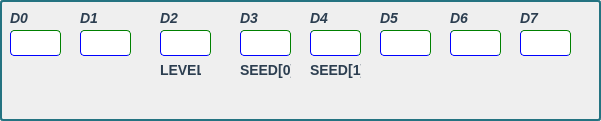
    <widget class="QGroupBox" name="groupBox_18">
     <property name="geometry">
      <rect>
       <x>220</x>
       <y>310</y>
       <width>601</width>
       <height>121</height>
      </rect>
     </property>
     <property name="styleSheet">
      <string notr="true">QGroupBox { 
     border: 2px solid #247381; 
     border-radius: 3px; 
 } </string>
     </property>
     <property name="title">
      <string/>
     </property>
     <widget class="QLineEdit" name="SAR0">
      <property name="geometry">
       <rect>
        <x>10</x>
        <y>30</y>
        <width>51</width>
        <height>26</height>
       </rect>
      </property>
      <property name="font">
       <font>
        <family>Times New Roman</family>
        <pointsize>14</pointsize>
        <bold>true</bold>
       </font>
      </property>
      <property name="styleSheet">
       <string notr="true"> QLineEdit { 
                         border-radius: 4px; 
                         color:rgb(0, 0, 0); 
                         background-color: rgb(255, 255, 255); 
                          border-color:  green green blue blue;border-top-style:none;
border-width: 1px; border-style: solid;} 

QLineEdit:focus { 
                         border-style:outset; 
                         border-width:4px; 
                         border-radius: 4px;
                         border-color: #25C6B2;
                         color:rgb(0, 0, 0); 
                         background-color: #FFFFFF; } </string>
      </property>
      <property name="alignment">
       <set>Qt::AlignCenter</set>
      </property>
     </widget>
     <widget class="QLineEdit" name="SAR1">
      <property name="geometry">
       <rect>
        <x>80</x>
        <y>30</y>
        <width>51</width>
        <height>26</height>
       </rect>
      </property>
      <property name="font">
       <font>
        <family>Times New Roman</family>
        <pointsize>14</pointsize>
        <bold>true</bold>
       </font>
      </property>
      <property name="styleSheet">
       <string notr="true"> QLineEdit { 
                         border-radius: 4px; 
                         color:rgb(0, 0, 0); 
                         background-color: rgb(255, 255, 255); 
                          border-color:  green green blue blue;border-top-style:none;
border-width: 1px; border-style: solid;} 

QLineEdit:focus { 
                         border-style:outset; 
                         border-width:4px; 
                         border-radius: 4px;
                         border-color: #25C6B2;
                         color:rgb(0, 0, 0); 
                         background-color: #FFFFFF; } </string>
      </property>
      <property name="alignment">
       <set>Qt::AlignCenter</set>
      </property>
     </widget>
     <widget class="QLineEdit" name="SARL2">
      <property name="geometry">
       <rect>
        <x>160</x>
        <y>30</y>
        <width>51</width>
        <height>26</height>
       </rect>
      </property>
      <property name="font">
       <font>
        <family>Times New Roman</family>
        <pointsize>14</pointsize>
        <bold>true</bold>
       </font>
      </property>
      <property name="styleSheet">
       <string notr="true"> QLineEdit { 
                         border-radius: 4px; 
                         color:rgb(0, 0, 0); 
                         background-color: rgb(255, 255, 255); 
                          border-color:  green green blue blue;border-top-style:none;
border-width: 1px; border-style: solid;} 

QLineEdit:focus { 
                         border-style:outset; 
                         border-width:4px; 
                         border-radius: 4px;
                         border-color: #25C6B2;
                         color:rgb(0, 0, 0); 
                         background-color: #FFFFFF; } </string>
      </property>
      <property name="alignment">
       <set>Qt::AlignCenter</set>
      </property>
     </widget>
     <widget class="QLineEdit" name="SARS3">
      <property name="geometry">
       <rect>
        <x>240</x>
        <y>30</y>
        <width>51</width>
        <height>26</height>
       </rect>
      </property>
      <property name="font">
       <font>
        <family>Times New Roman</family>
        <pointsize>14</pointsize>
        <bold>true</bold>
       </font>
      </property>
      <property name="styleSheet">
       <string notr="true"> QLineEdit { 
                         border-radius: 4px; 
                         color:rgb(0, 0, 0); 
                         background-color: rgb(255, 255, 255); 
                          border-color:  green green blue blue;border-top-style:none;
border-width: 1px; border-style: solid;} 

QLineEdit:focus { 
                         border-style:outset; 
                         border-width:4px; 
                         border-radius: 4px;
                         border-color: #25C6B2;
                         color:rgb(0, 0, 0); 
                         background-color: #FFFFFF; } </string>
      </property>
      <property name="alignment">
       <set>Qt::AlignCenter</set>
      </property>
     </widget>
     <widget class="QLineEdit" name="SARS4">
      <property name="geometry">
       <rect>
        <x>310</x>
        <y>30</y>
        <width>51</width>
        <height>26</height>
       </rect>
      </property>
      <property name="font">
       <font>
        <family>Times New Roman</family>
        <pointsize>14</pointsize>
        <bold>true</bold>
       </font>
      </property>
      <property name="styleSheet">
       <string notr="true"> QLineEdit { 
                         border-radius: 4px; 
                         color:rgb(0, 0, 0); 
                         background-color: rgb(255, 255, 255); 
                          border-color:  green green blue blue;border-top-style:none;
border-width: 1px; border-style: solid;} 

QLineEdit:focus { 
                         border-style:outset; 
                         border-width:4px; 
                         border-radius: 4px;
                         border-color: #25C6B2;
                         color:rgb(0, 0, 0); 
                         background-color: #FFFFFF; } </string>
      </property>
      <property name="alignment">
       <set>Qt::AlignCenter</set>
      </property>
     </widget>
     <widget class="QLineEdit" name="SAR5">
      <property name="geometry">
       <rect>
        <x>380</x>
        <y>30</y>
        <width>51</width>
        <height>26</height>
       </rect>
      </property>
      <property name="font">
       <font>
        <family>Times New Roman</family>
        <pointsize>14</pointsize>
        <bold>true</bold>
       </font>
      </property>
      <property name="styleSheet">
       <string notr="true"> QLineEdit { 
                         border-radius: 4px; 
                         color:rgb(0, 0, 0); 
                         background-color: rgb(255, 255, 255); 
                          border-color:  green green blue blue;border-top-style:none;
border-width: 1px; border-style: solid;} 

QLineEdit:focus { 
                         border-style:outset; 
                         border-width:4px; 
                         border-radius: 4px;
                         border-color: #25C6B2;
                         color:rgb(0, 0, 0); 
                         background-color: #FFFFFF; } </string>
      </property>
      <property name="alignment">
       <set>Qt::AlignCenter</set>
      </property>
     </widget>
     <widget class="QLineEdit" name="SAR6">
      <property name="geometry">
       <rect>
        <x>450</x>
        <y>30</y>
        <width>51</width>
        <height>26</height>
       </rect>
      </property>
      <property name="font">
       <font>
        <family>Times New Roman</family>
        <pointsize>14</pointsize>
        <bold>true</bold>
       </font>
      </property>
      <property name="styleSheet">
       <string notr="true"> QLineEdit { 
                         border-radius: 4px; 
                         color:rgb(0, 0, 0); 
                         background-color: rgb(255, 255, 255); 
                          border-color:  green green blue blue;border-top-style:none;
border-width: 1px; border-style: solid;} 

QLineEdit:focus { 
                         border-style:outset; 
                         border-width:4px; 
                         border-radius: 4px;
                         border-color: #25C6B2;
                         color:rgb(0, 0, 0); 
                         background-color: #FFFFFF; } </string>
      </property>
      <property name="alignment">
       <set>Qt::AlignCenter</set>
      </property>
     </widget>
     <widget class="QLineEdit" name="SAR7">
      <property name="geometry">
       <rect>
        <x>520</x>
        <y>30</y>
        <width>51</width>
        <height>26</height>
       </rect>
      </property>
      <property name="font">
       <font>
        <family>Times New Roman</family>
        <pointsize>14</pointsize>
        <bold>true</bold>
       </font>
      </property>
      <property name="styleSheet">
       <string notr="true"> QLineEdit { 
                         border-radius: 4px; 
                         color:rgb(0, 0, 0); 
                         background-color: rgb(255, 255, 255); 
                          border-color:  green green blue blue;border-top-style:none;
border-width: 1px; border-style: solid;} 

QLineEdit:focus { 
                         border-style:outset; 
                         border-width:4px; 
                         border-radius: 4px;
                         border-color: #25C6B2;
                         color:rgb(0, 0, 0); 
                         background-color: #FFFFFF; } </string>
      </property>
      <property name="alignment">
       <set>Qt::AlignCenter</set>
      </property>
     </widget>
     <widget class="QLabel" name="label_38">
      <property name="geometry">
       <rect>
        <x>10</x>
        <y>10</y>
        <width>51</width>
        <height>16</height>
       </rect>
      </property>
      <property name="styleSheet">
       <string notr="true"> QLabel {
      color: #2c3e50;
      font-size: 14px;
      font-weight: bold;
    }
</string>
      </property>
      <property name="text">
       <string>&lt;html&gt;&lt;head/&gt;&lt;body&gt;&lt;p&gt;&lt;span style=&quot; font-weight:700; font-style:italic;&quot;&gt;D0&lt;/span&gt;&lt;/p&gt;&lt;/body&gt;&lt;/html&gt;</string>
      </property>
     </widget>
     <widget class="QLabel" name="label_39">
      <property name="geometry">
       <rect>
        <x>80</x>
        <y>10</y>
        <width>51</width>
        <height>16</height>
       </rect>
      </property>
      <property name="styleSheet">
       <string notr="true"> QLabel {
      color: #2c3e50;
      font-size: 14px;
      font-weight: bold;
    }
</string>
      </property>
      <property name="text">
       <string>&lt;html&gt;&lt;head/&gt;&lt;body&gt;&lt;p&gt;&lt;span style=&quot; font-weight:700; font-style:italic;&quot;&gt;D1&lt;/span&gt;&lt;/p&gt;&lt;/body&gt;&lt;/html&gt;</string>
      </property>
     </widget>
     <widget class="QLabel" name="label_40">
      <property name="geometry">
       <rect>
        <x>160</x>
        <y>10</y>
        <width>41</width>
        <height>16</height>
       </rect>
      </property>
      <property name="styleSheet">
       <string notr="true"> QLabel {
      color: #2c3e50;
      font-size: 14px;
      font-weight: bold;
    }
</string>
      </property>
      <property name="text">
       <string>&lt;html&gt;&lt;head/&gt;&lt;body&gt;&lt;p&gt;&lt;span style=&quot; font-weight:700; font-style:italic;&quot;&gt;D2&lt;/span&gt;&lt;/p&gt;&lt;/body&gt;&lt;/html&gt;</string>
      </property>
     </widget>
     <widget class="QLabel" name="label_41">
      <property name="geometry">
       <rect>
        <x>240</x>
        <y>10</y>
        <width>41</width>
        <height>16</height>
       </rect>
      </property>
      <property name="styleSheet">
       <string notr="true"> QLabel {
      color: #2c3e50;
      font-size: 14px;
      font-weight: bold;
    }
</string>
      </property>
      <property name="text">
       <string>&lt;html&gt;&lt;head/&gt;&lt;body&gt;&lt;p&gt;&lt;span style=&quot; font-weight:700; font-style:italic;&quot;&gt;D3&lt;/span&gt;&lt;/p&gt;&lt;/body&gt;&lt;/html&gt;</string>
      </property>
     </widget>
     <widget class="QLabel" name="label_42">
      <property name="geometry">
       <rect>
        <x>310</x>
        <y>10</y>
        <width>41</width>
        <height>16</height>
       </rect>
      </property>
      <property name="styleSheet">
       <string notr="true"> QLabel {
      color: #2c3e50;
      font-size: 14px;
      font-weight: bold;
    }
</string>
      </property>
      <property name="text">
       <string>&lt;html&gt;&lt;head/&gt;&lt;body&gt;&lt;p&gt;&lt;span style=&quot; font-weight:700; font-style:italic;&quot;&gt;D4&lt;/span&gt;&lt;/p&gt;&lt;/body&gt;&lt;/html&gt;</string>
      </property>
     </widget>
     <widget class="QLabel" name="label_43">
      <property name="geometry">
       <rect>
        <x>380</x>
        <y>10</y>
        <width>41</width>
        <height>16</height>
       </rect>
      </property>
      <property name="styleSheet">
       <string notr="true"> QLabel {
      color: #2c3e50;
      font-size: 14px;
      font-weight: bold;
    }
</string>
      </property>
      <property name="text">
       <string>&lt;html&gt;&lt;head/&gt;&lt;body&gt;&lt;p&gt;&lt;span style=&quot; font-weight:700; font-style:italic;&quot;&gt;D5&lt;/span&gt;&lt;/p&gt;&lt;/body&gt;&lt;/html&gt;</string>
      </property>
     </widget>
     <widget class="QLabel" name="label_44">
      <property name="geometry">
       <rect>
        <x>450</x>
        <y>10</y>
        <width>41</width>
        <height>16</height>
       </rect>
      </property>
      <property name="styleSheet">
       <string notr="true"> QLabel {
      color: #2c3e50;
      font-size: 14px;
      font-weight: bold;
    }
</string>
      </property>
      <property name="text">
       <string>&lt;html&gt;&lt;head/&gt;&lt;body&gt;&lt;p&gt;&lt;span style=&quot; font-weight:700; font-style:italic;&quot;&gt;D6&lt;/span&gt;&lt;/p&gt;&lt;/body&gt;&lt;/html&gt;</string>
      </property>
     </widget>
     <widget class="QLabel" name="label_45">
      <property name="geometry">
       <rect>
        <x>520</x>
        <y>10</y>
        <width>41</width>
        <height>16</height>
       </rect>
      </property>
      <property name="styleSheet">
       <string notr="true"> QLabel {
      color: #2c3e50;
      font-size: 14px;
      font-weight: bold;
    }
</string>
      </property>
      <property name="text">
       <string>&lt;html&gt;&lt;head/&gt;&lt;body&gt;&lt;p&gt;&lt;span style=&quot; font-weight:700; font-style:italic;&quot;&gt;D7&lt;/span&gt;&lt;/p&gt;&lt;/body&gt;&lt;/html&gt;</string>
      </property>
     </widget>
     <widget class="QLabel" name="label_27">
      <property name="geometry">
       <rect>
        <x>160</x>
        <y>60</y>
        <width>41</width>
        <height>20</height>
       </rect>
      </property>
      <property name="styleSheet">
       <string notr="true">  QLabel {
      color: #2c3e50;
      font-size: 14px;
      font-weight: bold;
    }
</string>
      </property>
      <property name="text">
       <string>LEVEL</string>
      </property>
     </widget>
     <widget class="QLabel" name="label_62">
      <property name="geometry">
       <rect>
        <x>240</x>
        <y>60</y>
        <width>51</width>
        <height>20</height>
       </rect>
      </property>
      <property name="styleSheet">
       <string notr="true">  QLabel {
      color: #2c3e50;
      font-size: 14px;
      font-weight: bold;
    }
</string>
      </property>
      <property name="text">
       <string>SEED[0]</string>
      </property>
     </widget>
     <widget class="QLabel" name="label_63">
      <property name="geometry">
       <rect>
        <x>310</x>
        <y>60</y>
        <width>51</width>
        <height>20</height>
       </rect>
      </property>
      <property name="styleSheet">
       <string notr="true">  QLabel {
      color: #2c3e50;
      font-size: 14px;
      font-weight: bold;
    }
</string>
      </property>
      <property name="text">
       <string>SEED[1]</string>
      </property>
     </widget>
    </widget>
